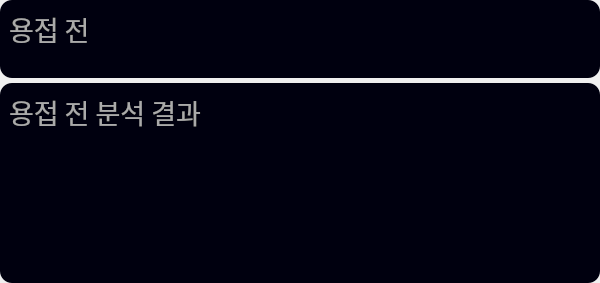
        <widget class="QFrame" name="frame">
         <property name="minimumSize">
          <size>
           <width>600</width>
           <height>0</height>
          </size>
         </property>
         <property name="maximumSize">
          <size>
           <width>600</width>
           <height>16777215</height>
          </size>
         </property>
         <property name="styleSheet">
          <string notr="true"/>
         </property>
         <property name="frameShape">
          <enum>QFrame::NoFrame</enum>
         </property>
         <property name="frameShadow">
          <enum>QFrame::Raised</enum>
         </property>
         <layout class="QVBoxLayout" name="verticalLayout_2">
          <property name="spacing">
           <number>5</number>
          </property>
          <property name="leftMargin">
           <number>0</number>
          </property>
          <property name="topMargin">
           <number>0</number>
          </property>
          <property name="rightMargin">
           <number>0</number>
          </property>
          <property name="bottomMargin">
           <number>0</number>
          </property>
          <item>
           <widget class="QFrame" name="spendingFrame">
            <property name="styleSheet">
             <string notr="true">QFrame {
	background-color:  rgb(0, 0, 15);
	border: none;
	border-radius: 12px;
}
</string>
            </property>
            <property name="frameShape">
             <enum>QFrame::NoFrame</enum>
            </property>
            <property name="frameShadow">
             <enum>QFrame::Raised</enum>
            </property>
            <layout class="QVBoxLayout" name="verticalLayout_6">
             <property name="spacing">
              <number>6</number>
             </property>
             <property name="leftMargin">
              <number>9</number>
             </property>
             <property name="topMargin">
              <number>9</number>
             </property>
             <property name="rightMargin">
              <number>9</number>
             </property>
             <property name="bottomMargin">
              <number>9</number>
             </property>
             <item alignment="Qt::AlignLeft|Qt::AlignTop">
              <widget class="QLabel" name="label_6">
               <property name="font">
                <font>
                 <family>에스코어 드림 6 Bold</family>
                 <pointsize>20</pointsize>
                </font>
               </property>
               <property name="styleSheet">
                <string notr="true">color: rgb(170, 170, 170);</string>
               </property>
               <property name="text">
                <string>용접 전</string>
               </property>
               <property name="margin">
                <number>10</number>
               </property>
              </widget>
             </item>
             <item>
              <widget class="QLabel" name="image1">
               <property name="sizePolicy">
                <sizepolicy hsizetype="Preferred" vsizetype="Expanding">
                 <horstretch>0</horstretch>
                 <verstretch>0</verstretch>
                </sizepolicy>
               </property>
               <property name="styleSheet">
                <string notr="true">color: rgb(170, 170, 170);</string>
               </property>
               <property name="text">
                <string/>
               </property>
               <property name="alignment">
                <set>Qt::AlignCenter</set>
               </property>
              </widget>
             </item>
            </layout>
           </widget>
          </item>
          <item>
           <widget class="QFrame" name="subSpendBox">
            <property name="minimumSize">
             <size>
              <width>0</width>
              <height>200</height>
             </size>
            </property>
            <property name="maximumSize">
             <size>
              <width>16777215</width>
              <height>200</height>
             </size>
            </property>
            <property name="styleSheet">
             <string notr="true">QFrame {
	background-color:  rgb(0, 0, 15);
	border: none;
	border-radius: 12px;
}</string>
            </property>
            <property name="frameShape">
             <enum>QFrame::NoFrame</enum>
            </property>
            <property name="frameShadow">
             <enum>QFrame::Raised</enum>
            </property>
            <layout class="QVBoxLayout" name="verticalLayout_7" stretch="0,0">
             <property name="spacing">
              <number>6</number>
             </property>
             <property name="leftMargin">
              <number>9</number>
             </property>
             <property name="topMargin">
              <number>9</number>
             </property>
             <property name="rightMargin">
              <number>9</number>
             </property>
             <property name="bottomMargin">
              <number>9</number>
             </property>
             <item alignment="Qt::AlignLeft|Qt::AlignTop">
              <widget class="QLabel" name="label_10">
               <property name="font">
                <font>
                 <family>에스코어 드림 6 Bold</family>
                 <pointsize>20</pointsize>
                </font>
               </property>
               <property name="styleSheet">
                <string notr="true">color: rgb(170, 170, 170);</string>
               </property>
               <property name="text">
                <string>용접 전 분석 결과</string>
               </property>
               <property name="alignment">
                <set>Qt::AlignCenter</set>
               </property>
               <property name="margin">
                <number>10</number>
               </property>
              </widget>
             </item>
             <item>
              <widget class="QLabel" name="image1_result">
               <property name="sizePolicy">
                <sizepolicy hsizetype="Preferred" vsizetype="Expanding">
                 <horstretch>0</horstretch>
                 <verstretch>0</verstretch>
                </sizepolicy>
               </property>
               <property name="font">
                <font>
                 <family>에스코어 드림 6 Bold</family>
                 <pointsize>50</pointsize>
                </font>
               </property>
               <property name="styleSheet">
                <string notr="true">color: rgb(255, 0, 98);
padding: 1px;
</string>
               </property>
               <property name="text">
                <string/>
               </property>
               <property name="alignment">
                <set>Qt::AlignCenter</set>
               </property>
              </widget>
             </item>
            </layout>
           </widget>
          </item>
         </layout>
        </widget>
